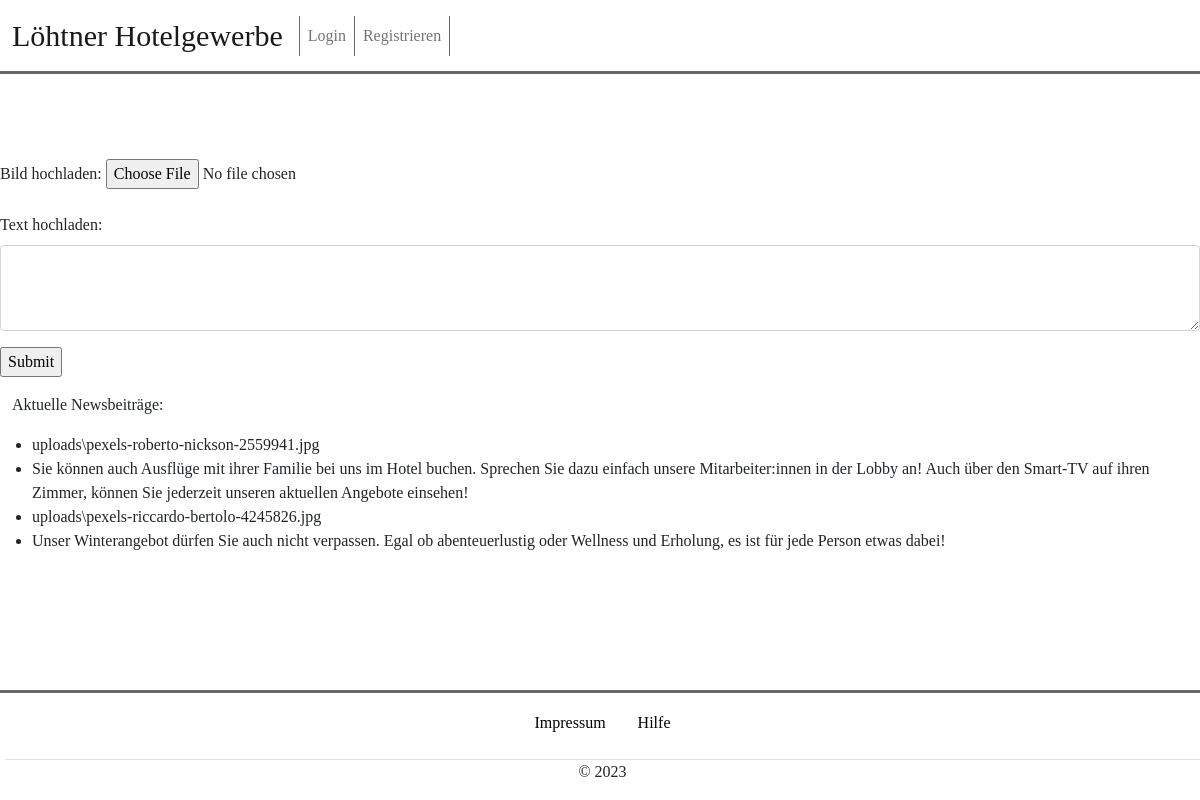
/upload.php, run on the app's committed database.
### tables this page shows
CREATE TABLE `news` (
  `id` int(11) UNSIGNED NOT NULL,
  `text` varchar(255) NOT NULL,
  `date` datetime NOT NULL
);

### upload.php (the view, shortened to what this page needs)
<!DOCTYPE html>
<html>
    <head>
        <link href="https://cdn.jsdelivr.net/npm/bootstrap@5.0.2/dist/css/bootstrap.min.css" rel="stylesheet">
        <link rel="stylesheet" href="style.css" type="text/css">
    </head>
    <body>
        <?php include 'header.php';?>
        <main>
            <br>
                <form action="<?php echo htmlspecialchars($_SERVER["PHP_SELF"]);?>" method="post" enctype="multipart/form-data">
                    <div class="mb-3">
                      <label for="fileToUpload" class="form-label">Bild hochladen:</label>
                      <input class="form-label" type="file" name="fileToUpload" id="fileToUpload" accept="image/jpeg">
                    </div>
                    <div class="mb-3">
                      <label for="textUpload" class="form-label">Text hochladen:</label>
                      <textarea class="form-control" rows="3" type="text" name="textUpload" id="textUpload"></textarea>
                    </div>
                    <input class="mb-3" type="submit" value="Submit" name="submit">
                </form>
          <div class="container-fluid mb-3">
              Aktuelle Newsbeiträge:
          </div>
          <div>
                <?php
                    include 'dbaccess.php';
                    echo "<ul>";
                    $query = "SELECT `text` from news";
                    $result = mysqli_query($conn, $query);
                    while($row = mysqli_fetch_assoc($result))
                    {
                        $directoryfile = $row['text'];
                        if(strcmp($directoryfile, "upload\\") == 0)
                        {
                            $handle = opendir(IMAGEPATH);
                            $files = array();
                            $count = 0;
                            while (($file = readdir($handle)) !== false) {
                                if($count > 1)
                                {
                                    $files[] = $file;
                                }
                                $count++;
                            }
                            foreach($files as $file)
                            {
                                $imagePath = IMAGEPATH . $file;
                                echo "<li><img class=\"newImage\" src=\"$imagePath\" style=\"max-width: 800px;\"  alt=\"" . basename($file) . "\"></li>";
                            }
                            closedir($handle);
                        }
                        else
                        {
                            echo "<li>".$row['text']."</li>";
                        }
                    }
                    echo "</ul>";
                ?>
            </div>
        </main>
        <?php include 'footer.php';?>
    </body>
</html>

### header.php (shortened to what this page needs)
<header>
    <nav class="navbar navbar-expand-lg navbar-light container-fluid">
        <a class="navbar-brand" href='home.php' style="font-family: Copperplate, Papyrus, fantasy; font-size: 30px;">Löhtner Hotelgewerbe</a>
        <div class="collapse navbar-collapse" id="navbarToggleExternalContent9">
            <ul class="navbar-nav me-auto mb-2 mb-lg-0" id="navbarlinks">
                <?php
                if($_SESSION['rolle'] == "admin")
                {
                    echo "<li class=\"nav-brand\">
                            <a class=\"nav-link borderz\" href=\"reservieren.php\" style=\"border-right: solid;  border-color: rgb(104, 104, 104); border-width: 1px;\">Reservieren</a>
                          </li>
                          <li class=\"nav-brand\">
                            <a class=\"nav-link borderz\" href=\"meinereservierung.php\" style=\"border-right: solid;  border-color: rgb(104, 104, 104); border-width: 1px;\">Meine Reservierungen</a>
                          </li>
                          <li class=\"nav-brand\">
                            <a class=\"nav-link borderz\" href=\"upload.php\" style=\"border-right: solid;  border-color: rgb(104, 104, 104); border-width: 1px;\">News upload</a>
                          </li>
                          <li class=\"nav-brand\">
                            <a class=\"nav-link borderz\" href=\"manage_user.php\" style=\"border-right: solid;  border-color: rgb(104, 104, 104); border-width: 1px;\">Users</a>
                          </li>
                          <li class=\"nav-brand\">
                            <a class=\"nav-link borderz\" href=\"reservierungsdetails.php\">Reservierungen</a>
                          </li>
                          </ul>
                          <ul class=\"navbar-nav\" style = \"float: right;\" id=\"profiprofil\">
                          <li class=\"nav-brand d-flex\">
                          <a class=\"nav-link\" style=\"padding-right: 4px\" href=\"profil.php\"><img src=\"images/profileicon.png\" alt=\"Profilbild\" id=\"profilfoto\"></a>
                          <a class=\"nav-link\" style=\"padding-left: 4px\"  href=\"profil.php\">Profil</a>
                          <a class=\"nav-link\" href=\"logout.php\">(logout)</a>
                          </li>
                          </ul>";
                }else
                {
                    echo "<li class=\"nav-brand\">
                            <a class=\"nav-link\" href=\"login.php\" style=\"border-right: solid;  border-color: rgb(104, 104, 104); border-width: 1px;\">Login</a>
                          </li>
                          <li class=\"nav-brand\">
                            <a class=\"nav-link\" href=\"registrieren.php\">Registrieren</a>
                          </li>";
                }
                ?>
            </ul>
        </div>
    </nav>
</header>

### footer.php (shortened to what this page needs)
<footer>
    <div class = "row">
    </div>
    <ul class="nav border-bottom justify-content-center pb-3">
        <li class="nav-item"><a class="nav-link" href="impressum.php" style="color:black;">Impressum</a></li>
        <li class="nav-item"><a class="nav-link" href="hilfe.php" style="color:black;">Hilfe</a></li>
    </ul>
    <p class="text-center">&copy; 2023</p>
</footer>

### style.css (style rules this page uses)
body:not(profil.php) { font-family: Times New Roman, Times, serif; background-image: url("images/elegant.jpg"); background-repeat: no-repeat; background-position: center; height: 100%; min-height: 100vh; display: flex; flex-direction: column; }
main { margin: auto; }
footer { width: 100%; padding-left: 5px; padding-top: 5px; margin: auto; }
a { color:black; font-family: Garamond, serif; }
nav { border-bottom-color: rgb(104, 104, 104)!important; border-bottom: solid; }
footer { border-top: solid; border-color: rgb(104, 104, 104)!important; margin: 0px; margin-top: auto; }
#navbarlinks { border-left: solid; border-color: rgb(104, 104, 104)!important; border-width: 1px; border-right: solid; border-width: 1px; }
.row { padding-bottom: 5px; }

### data on the page
news: text "uploads\\pexels-roberto-nickson-2559941.jpg"
news: text "Sie können auch Ausflüge mit ihrer Familie bei uns im Hotel buchen. Sprechen Sie dazu einfach unsere Mitarbeiter:innen in der Lobby an! Auch über den Smart-TV auf ihren Zimmer, können Sie jederzeit unseren aktuellen Angebote einsehen!"
news: text "uploads\\pexels-riccardo-bertolo-4245826.jpg"
news: text "Unser Winterangebot dürfen Sie auch nicht verpassen. Egal ob abenteuerlustig oder Wellness und Erholung, es ist für jede Person etwas dabei!"
